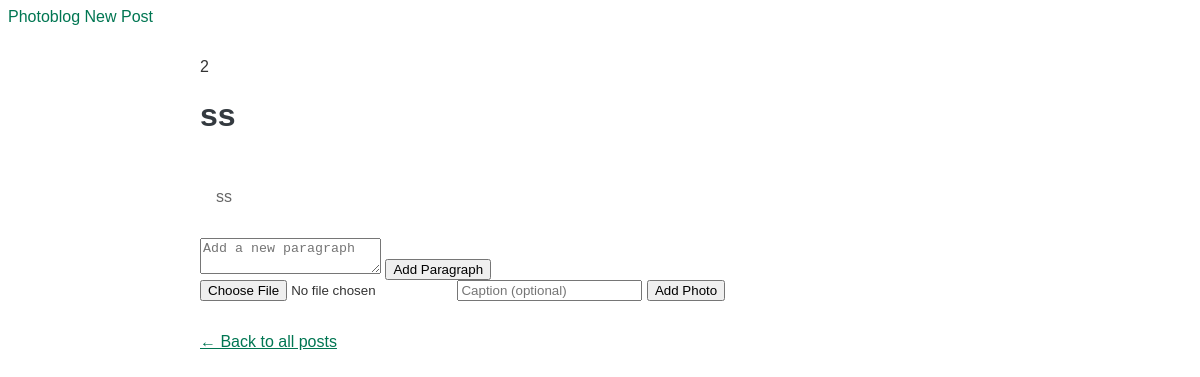
The page /post/2 on the database as committed earlier.
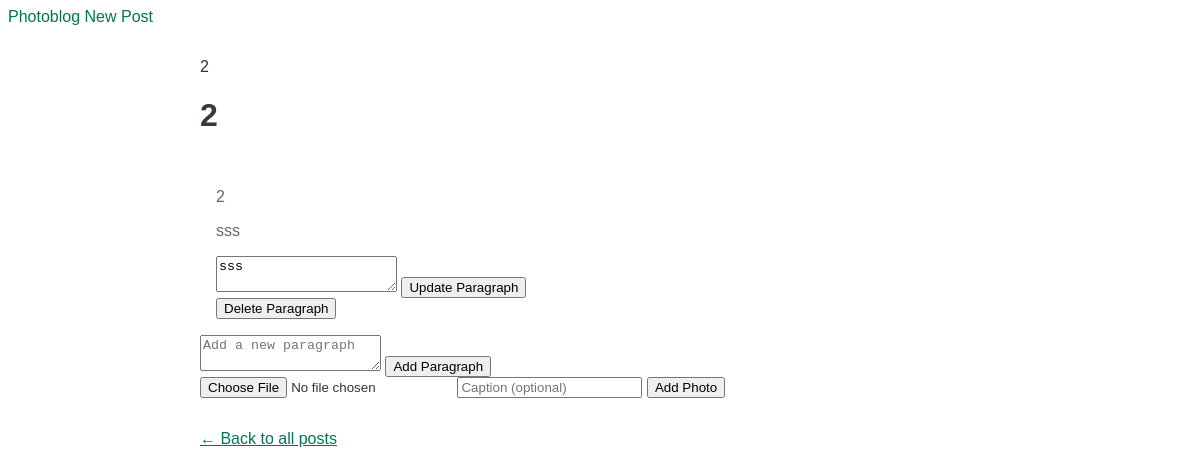
The same page on the database as committed later.
### tables this page shows
CREATE TABLE posts (
            id INTEGER PRIMARY KEY AUTOINCREMENT,
            title TEXT NOT NULL,
            description TEXT,
            created_at TIMESTAMP DEFAULT CURRENT_TIMESTAMP
        );

CREATE TABLE paragraphs (
            id INTEGER PRIMARY KEY AUTOINCREMENT,
            post_id INTEGER NOT NULL,
            content TEXT NOT NULL,
            position INTEGER,
            created_at TIMESTAMP DEFAULT CURRENT_TIMESTAMP,
            FOREIGN KEY (post_id) REFERENCES posts (id)
        );

### app.py (the view, shortened to what this page needs)
@app.route("/post/<int:post_id>", methods=["GET", "POST"])
def view_post(post_id):
    db = get_db()
    post = db.execute("SELECT * FROM posts WHERE id = ?", [post_id]).fetchone()
    photos = db.execute("SELECT * FROM photos WHERE post_id = ?", [post_id]).fetchall()
    paragraphs = db.execute("SELECT * FROM paragraphs WHERE post_id = ?", [post_id]).fetchall()
    db.close()
    return render_template("view_post.html", post=post, photos=photos, paragraphs=paragraphs)

### app.py (called while the page is built)
def get_db():
    conn = sqlite3.connect("photoblog.db")
    conn.row_factory = sqlite3.Row
    return conn

### templates/view_post.html (shortened to what this page needs)
{% extends "base.html" %}
{% block content %}
<div class="post-container">
    <p>{{post.id}}</p>
    <h1>{{ post.title }}</h1>
    <div class="post-content">
        <p>{{ post.description }}</p>
        {% for paragraph in paragraphs %}
            <div class="paragraph">
                <p>{{ paragraph.content }}</p>
                <form method="post" action="{{ url_for('edit_paragraph', post_id=post.id, paragraph_id=paragraph.id) }}">
                    <textarea name="content">{{ paragraph.content }}</textarea>
                    <button type="submit">Update Paragraph</button>
                </form>
                <form method="post" action="{{ url_for('delete_paragraph', post_id=post.id, paragraph_id=paragraph.id) }}">
                    <button type="submit">Delete Paragraph</button>
                </form>
            </div>
        {% endfor %}
    </div>
    <div class="add-paragraph">
        <form method="post">
            <textarea name="content" placeholder="Add a new paragraph"></textarea>
            <button type="submit">Add Paragraph</button>
        </form>
    </div>
    <div class="add-photo">
        <form method="post" enctype="multipart/form-data">
            <input type="file" name="photo" accept="image/*">
            <input type="text" name="caption" placeholder="Caption (optional)">
            <button type="submit">Add Photo</button>
        </form>
    </div>
    <div class="back-link">
        <a href="{{ url_for('index') }}">← Back to all posts</a>
    </div>
</div>
{% endblock %}

### templates/base.html (shortened to what this page needs)
<!DOCTYPE html>
<html lang="en">
<head>
    <link rel="stylesheet" href="{{ url_for('static', filename='css/styles.css') }}">
</head>
<body>
    <nav>
        <div>
            <div>
                <a href="/" class="brand">Photoblog</a>
                <a href="{{ url_for('new_post') }}" class="new-post-button">New Post</a>
            </div>
        </div>
    </nav>
    <div>
        {% block content %}{% endblock %}
    </div>
</body>
</html>

### static/css/styles.css (style rules this page uses)
body { font-family: Arial, sans-serif; background-color: white; color: #333; }
h1, h2, h3, h4, h5, h6 { color: #343a40; }
a { color: #007652; text-decoration: none; }
.post-content { padding: 1rem; }
.post-content p { color: #666; }
.post-container { max-width: 800px; margin: 0 auto; padding: 1rem; }
.back-link { margin-top: 2rem; }
.back-link a { color: #007652; text-decoration: underline; }

Rows that differ between the two databases and show on the page:
changed posts id 2: title "ss" → "2"; description "ss" → "2"
added paragraphs: content "sss"
